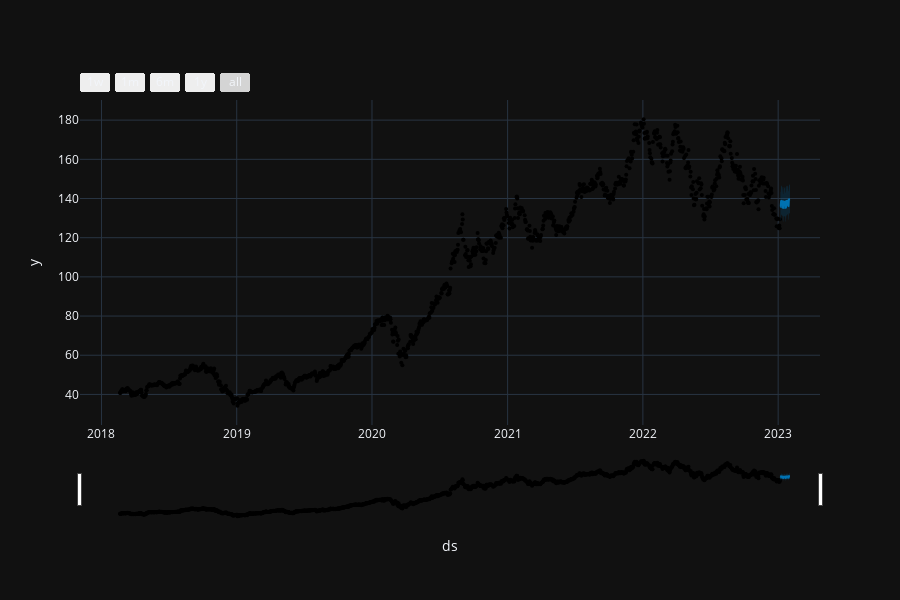

The code cell stored with this chart in its notebook:
### Code cell
from prophet.plot import plot_plotly, plot_components_plotly

plot_plotly(m, forecast)
